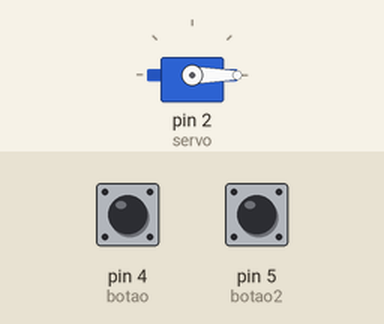
The sketch below on a simulated Arduino Uno, built with avr-gcc and run on an emulated ATmega328P. Shown: servo. The inputs (shaded band) are chosen by the test bench; at power-on: pin 4 (botao) LOW, pin 5 (botao2) LOW.

Above: at 1.2 s.
1.3 s: pin 4 (botao) pulled HIGH for 3.2 s
At 5.5 s:
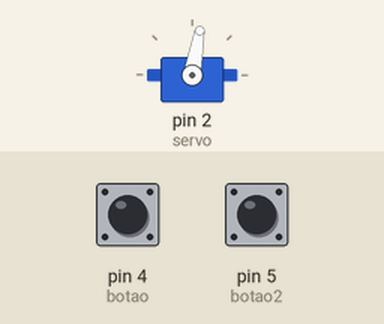
6.0 s: pin 4 (botao) pulled HIGH for 0.15 s
At 6.8 s:
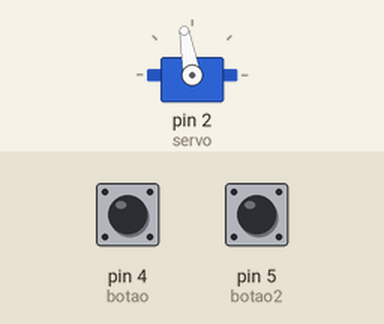
7.6 s: pin 4 (botao) pulled HIGH for 1 s
At 8.0 s:
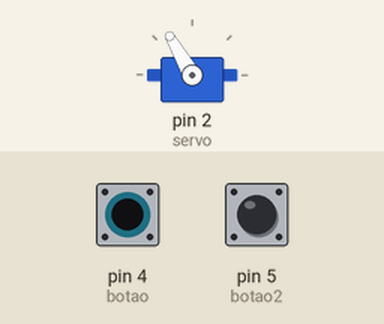
10.1 s: pin 4 (botao) pulled HIGH for 0.15 s
At 11.1 s:
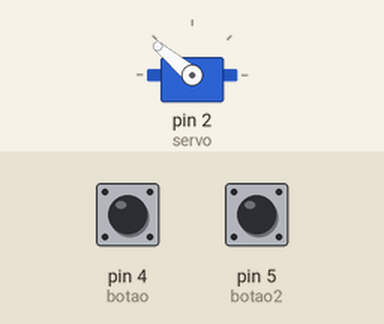
11.7 s: pin 4 (botao) pulled HIGH for 0.15 s
At 12.3 s:
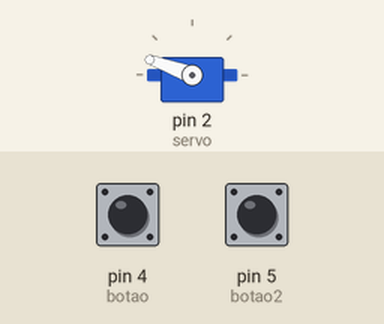
13.3 s: pin 4 (botao) pulled HIGH for 1 s
At 13.6 s:
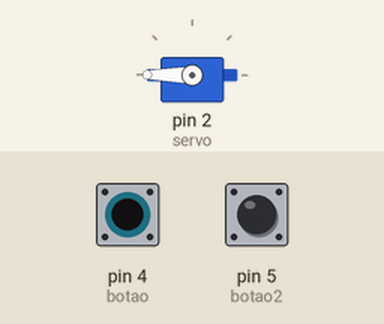
Timing chart, 0 to 16.3 s (numbered marks = the images above; inputs shaded):
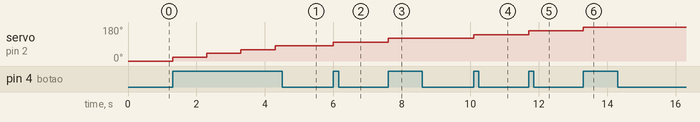

Measured:
- after the input at 1.3 s, servo on pin 2 (servo): 0° → 20° at once, → 40° 1.0 s later, → 60° 1.0 s later, → 80° 1.0 s later
- after the input at 6.0 s, servo on pin 2 (servo): 80° → 100° at once
- after the input at 7.6 s, servo on pin 2 (servo): 100° → 120° at once
- after the input at 10.1 s, servo on pin 2 (servo): 120° → 140° at once
- after the input at 11.7 s, servo on pin 2 (servo): 140° → 160° at once
- after the input at 13.3 s, servo on pin 2 (servo): 160° → 180° at once

The sketch:

ServoMotorCOD.ino
```cpp
//Biblioteca do servo motor
#include <Servo.h>

/*Criando objeto do tipo Servo Motor
paa poder usar as funções de controle
do equipamento(servo motor)*/

Servo objetoservo;
//Variavel para salvar a porta que o servo esta conectado

int servo = 2;

//variavel para porta do motor
int botao = 4;
int botao2 = 5;

//variavel para posição do motor
int posicao = 0;


void setup()
{

 //A inicialização do servo na porta 2
  objetoservo.attach(servo);
 //definir botão como entrada
  pinMode(botao,INPUT);
   objetoservo.write(posicao);
}


void loop()
{
//Se precionar o botão, gire o serve a X posiçoes
  if(digitalRead(botao)== HIGH && posicao<180){

    //Entao aumente X posiçoes
  posicao = posicao +20;

    //Mande o motor para a nova posicao
    objetoservo.write(posicao);
    delay(1000);
  }
  if(digitalRead(botao2)== HIGH && posicao > 0){

    //Entao aumente X de posiçaes
  posicao = posicao -20;

    //Mande o motor para a nova posicao
    objetoservo.write(posicao);
    delay(1000);
  }

}
```
